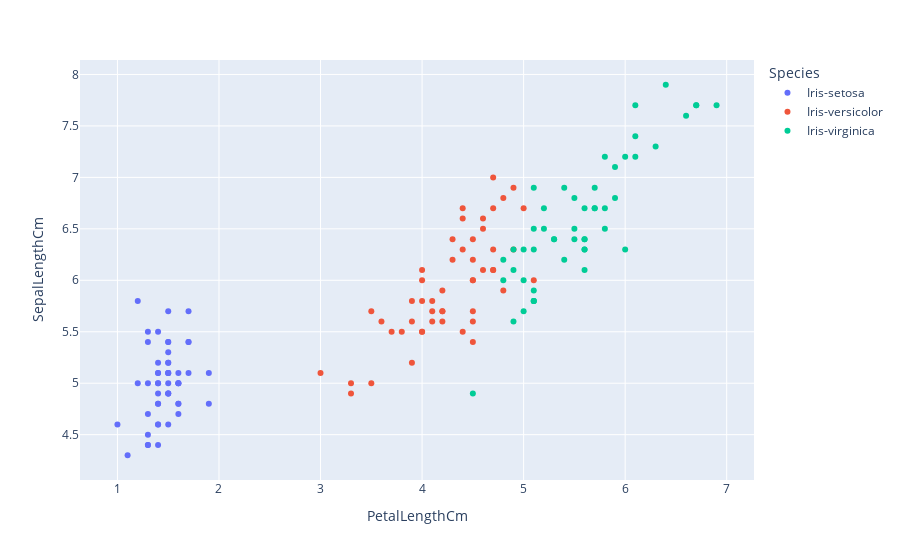

Notebook cell for this chart:
### Code cell
px.scatter(df,x='PetalLengthCm',y='SepalLengthCm',color='Species')

### Figure 1 — Plotly figure (JSON) as saved in the notebook; plotly's stock layout.template omitted (floating-point values rounded to 4 significant figures)
{"data": [{"hovertemplate": "Species=Iris-setosa<br>PetalLengthCm=%{x}<br>SepalLengthCm=%{y}<extra></extra>", "legendgroup": "Iris-setosa", "marker": {"color": "#636efa", "symbol": "circle"}, "mode": "markers", "name": "Iris-setosa", "orientation": "v", "showlegend": true, "type": "scatter", "x": [1.4, 1.4, 1.3, 1.5, 1.4, 1.7, 1.4, 1.5, 1.4, 1.5, 1.5, 1.6, 1.4, 1.1, 1.2, 1.5, 1.3, 1.4, 1.7, 1.5, 1.7, 1.5, 1, 1.7, 1.9, 1.6, 1.6, 1.5, 1.4, 1.6, 1.6, 1.5, 1.5, 1.4, 1.5, 1.2, 1.3, 1.5, 1.3, 1.5, 1.3, 1.3, 1.3, 1.6, 1.9, 1.4, 1.6, 1.4, 1.5, 1.4], "xaxis": "x", "y": [5.1, 4.9, 4.7, 4.6, 5, 5.4, 4.6, 5, 4.4, 4.9, 5.4, 4.8, 4.8, 4.3, 5.8, 5.7, 5.4, 5.1, 5.7, 5.1, 5.4, 5.1, 4.6, 5.1, 4.8, 5, 5, 5.2, 5.2, 4.7, 4.8, 5.4, 5.2, 5.5, 4.9, 5, 5.5, 4.9, 4.4, 5.1, 5, 4.5, 4.4, 5, 5.1, 4.8, 5.1, 4.6, 5.3, 5], "yaxis": "y"}, {"hovertemplate": "Species=Iris-versicolor<br>PetalLengthCm=%{x}<br>SepalLengthCm=%{y}<extra></extra>", "legendgroup": "Iris-versicolor", "marker": {"color": "#EF553B", "symbol": "circle"}, "mode": "markers", "name": "Iris-versicolor", "orientation": "v", "showlegend": true, "type": "scatter", "x": [4.7, 4.5, 4.9, 4, 4.6, 4.5, 4.7, 3.3, 4.6, 3.9, 3.5, 4.2, 4, 4.7, 3.6, 4.4, 4.5, 4.1, 4.5, 3.9, 4.8, 4, 4.9, 4.7, 4.3, 4.4, 4.8, 5, 4.5, 3.5, 3.8, 3.7, 3.9, 5.1, 4.5, 4.5, 4.7, 4.4, 4.1, 4, 4.4, 4.6, 4, 3.3, 4.2, 4.2, 4.2, 4.3, 3, 4.1], "xaxis": "x", "y": [7, 6.4, 6.9, 5.5, 6.5, 5.7, 6.3, 4.9, 6.6, 5.2, 5, 5.9, 6, 6.1, 5.6, 6.7, 5.6, 5.8, 6.2, 5.6, 5.9, 6.1, 6.3, 6.1, 6.4, 6.6, 6.8, 6.7, 6, 5.7, 5.5, 5.5, 5.8, 6, 5.4, 6, 6.7, 6.3, 5.6, 5.5, 5.5, 6.1, 5.8, 5, 5.6, 5.7, 5.7, 6.2, 5.1, 5.7], "yaxis": "y"}, {"hovertemplate": "Species=Iris-virginica<br>PetalLengthCm=%{x}<br>SepalLengthCm=%{y}<extra></extra>", "legendgroup": "Iris-virginica", "marker": {"color": "#00cc96", "symbol": "circle"}, "mode": "markers", "name": "Iris-virginica", "orientation": "v", "showlegend": true, "type": "scatter", "x": [6, 5.1, 5.9, 5.6, 5.8, 6.6, 4.5, 6.3, 5.8, 6.1, 5.1, 5.3, 5.5, 5, 5.1, 5.3, 5.5, 6.7, 6.9, 5, 5.7, 4.9, 6.7, 4.9, 5.7, 6, 4.8, 4.9, 5.6, 5.8, 6.1, 6.4, 5.6, 5.1, 5.6, 6.1, 5.6, 5.5, 4.8, 5.4, 5.6, 5.1, 5.1, 5.9, 5.7, 5.2, 5, 5.2, 5.4, 5.1], "xaxis": "x", "y": [6.3, 5.8, 7.1, 6.3, 6.5, 7.6, 4.9, 7.3, 6.7, 7.2, 6.5, 6.4, 6.8, 5.7, 5.8, 6.4, 6.5, 7.7, 7.7, 6, 6.9, 5.6, 7.7, 6.3, 6.7, 7.2, 6.2, 6.1, 6.4, 7.2, 7.4, 7.9, 6.4, 6.3, 6.1, 7.7, 6.3, 6.4, 6, 6.9, 6.7, 6.9, 5.8, 6.8, 6.7, 6.7, 6.3, 6.5, 6.2, 5.9], "yaxis": "y"}], "layout": {"legend": {"title": {"text": "Species"}, "tracegroupgap": 0}, "margin": {"t": 60}, "xaxis": {"anchor": "y", "domain": [0, 1], "title": {"text": "PetalLengthCm"}}, "yaxis": {"anchor": "x", "domain": [0, 1], "title": {"text": "SepalLengthCm"}}}}
